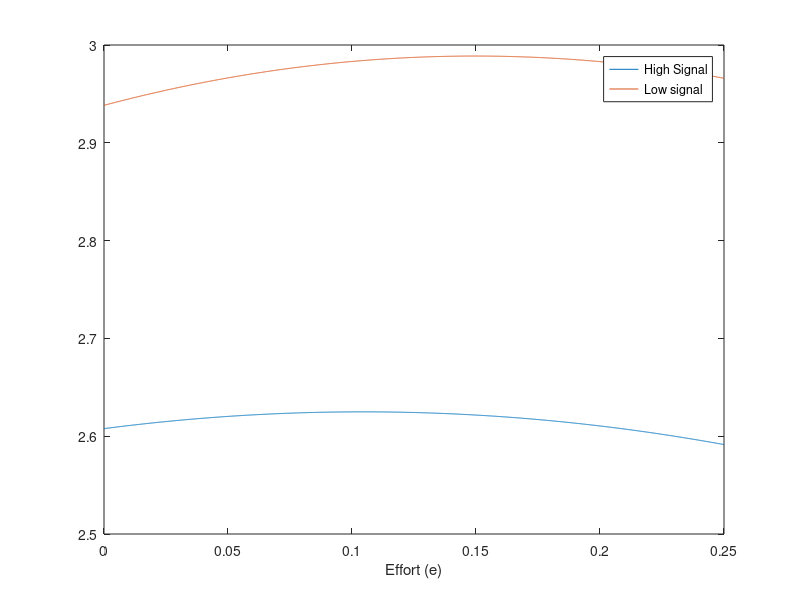

The MATLAB script that drew this image:
clear all
clc
tic

omega=0.6;      ...prob. signal is accurate
lamda=0.6;      ...fraction firms good
gamma_G=0.9;    ...prob. pays off if good
gamma_B=0.1;    ...prob. pays off if bad
y=1.5;          ...output
D=1;            ...investment size
Rf=1.01;        ...risk free rate
beta=1/Rf;      ...investor discount
delta=1;        ...firm discount
chi=2;
e=0:0.0001:0.25;   ...effort grid
last=length(e);

% pi, dpi, C, dC?
pi=0.5+chi*e;           ...prob. rating is accurate
psi1=0.5;
psi2=2;
sigma=2;
C(:,1)=psi1*e.^sigma;
C(:,2)=psi2*e.^2*sigma;

%1 is good (G) or high (H)
%2 is bad (B) or low (L)
%3 is uninformative (U)

V=zeros(2,last); ...2 signals

% Prob. of type {g,}) given signal {h,l}
Pgh=omega*lamda/(omega*lamda+(1-omega)*(1-lamda));
Pbh=(1-omega)*(1-lamda)/(omega*lamda+(1-omega)*(1-lamda));
Pgl=(1-omega)*lamda/((1-omega)*lamda+omega*(1-lamda));
Pbl=omega*(1-lamda)/((1-omega)*lamda+omega*(1-lamda));

% Interest rates if using free entry condition (all expected returns =
% risk free return)
W=ones(3,2)*beta*D*Rf;
R(1,1)=W(1,1)/(beta*gamma_G*D);
R(1,2)=W(1,2)/(beta*gamma_G*D);
R(2,1)=W(2,1)/(beta*gamma_B*D);
R(2,2)=W(2,2)/(beta*gamma_B*D);
R(3,1)=W(3,1)/(beta*(Pgh*gamma_G+Pbh*gamma_B)*D);
R(3,2)=W(3,2)/(beta*(Pgl*gamma_G+Pbl*gamma_B)*D);

% W=zeros(3,2); ...3 ratings, 2 signals
% W(1,1)=beta*gamma_G*D*R(1,1);
% W(1,2)=beta*gamma_G*D*R(1,2);
% W(2,1)=beta*gamma_B*D*R(2,1);
% W(2,2)=beta*gamma_B*D*R(2,2);
% W(3,1)=beta*(Pgh*gamma_G+Pbh*gamma_B)*D*R(3,1);
% W(3,2)=beta*(Pgl*gamma_G+Pbl*gamma_B)*D*R(3,2);

test=Pgh*lamda*R(1,1)+Pbh*(1-lamda)*R(2,1)-R(3,1)

i=0;
for i=1:last
V(1,i)= ...
     Pgh*(-C(i,1) + delta*gamma_G*y + pi(i)*lamda*R(1,1)) ...
    +Pbh*(-C(i,2) + delta*gamma_B*y + pi(i)*(1-lamda)*R(2,1)) ...
    +(1-pi(i))*R(3,1);

V(2,i)= ...
     Pgl*(-C(i,1) + delta*gamma_G*y + pi(i)*lamda*R(1,2)) ...
    +Pbl*(-C(i,2) + delta*gamma_B*y + pi(i)*(1-lamda)*R(2,2)) ...
    +(1-pi(i))*R(3,2);
end

[VM(1),sol(1)]=max(V(1,:));
[VM(2),sol(2)]=max(V(2,:));
display('Signal accuracy:')
disp(omega)
display('Effort for high signal')
disp(e(sol(1)))
display('Effort for low signal')
disp(e(sol(2)))
display('Interest rates {G,B,U}x{H,L}')
disp(R)

plot(e,V(1,:),e,V(2,:))
hold on
xlabel('Effort (e)')
legend('High Signal', 'Low signal', 'Location', 'best')
hold off
toc



%FOC H
%     Pgh*(-dC(i,1) + dpi(i)*lamda*R(1,1))...
%    +Pbh*(-dC(i,2) + dpi(i)*(1-lamda)*R(2,1))...
%    -dpi(e(i))*R(3,1);

%FOC L
%     Pgl*(-dC(i,1) + dpi(i)*lamda*R(1,2))...
%    +Pbl*(-dC(i,2) + dpi(i)*(1-lamda)*R(2,2))...
%    -dpi(e(i))*R(3,2);
